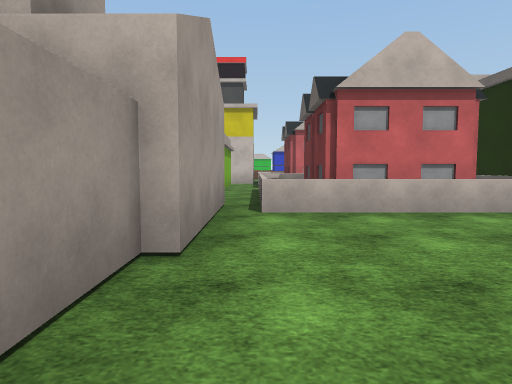
[1] (above)

24 first-person views from a walk through a 3-D level made in the Unity game engine. The camera is 1.2 m above the floor, tilts 4° down and sees 75° across. The floor is counted in squares, 2 m on a side. Each view is taken from the middle of a square. On the plan, view 1 faces up. The plan holds only what a view shows up to about 10 squares ahead; the rest is blank. The place goes on beyond the plan. The player is left out. Some surface patterns are stand-ins.

[2]
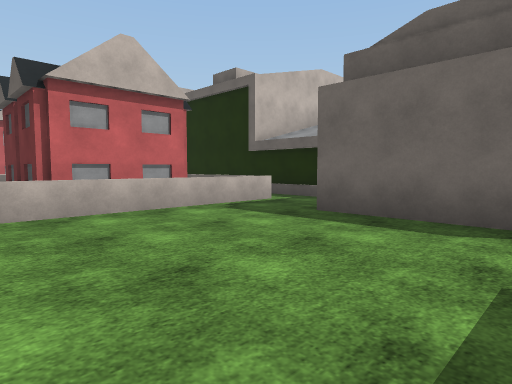

[3]
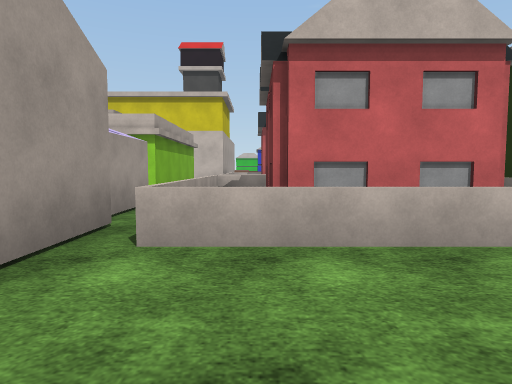

[4]
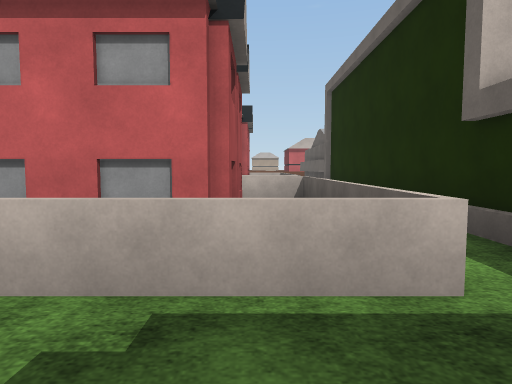

[5]
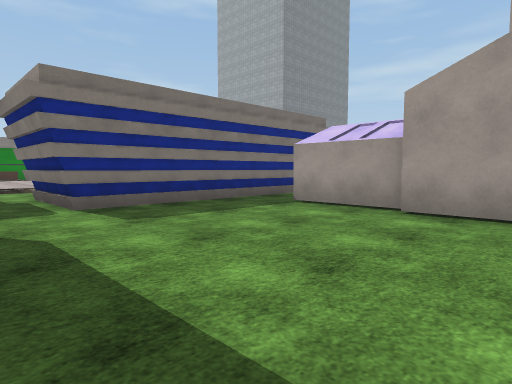

[6]
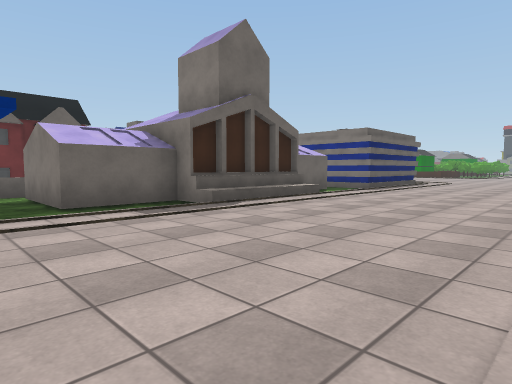

[7]
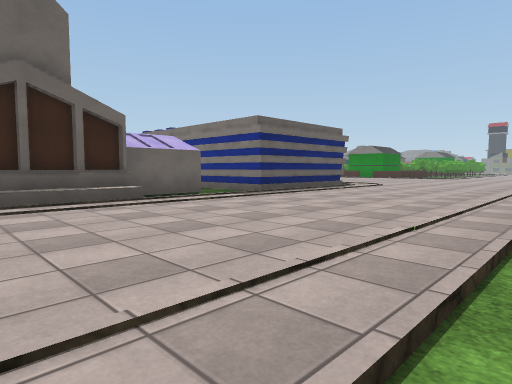

[8]
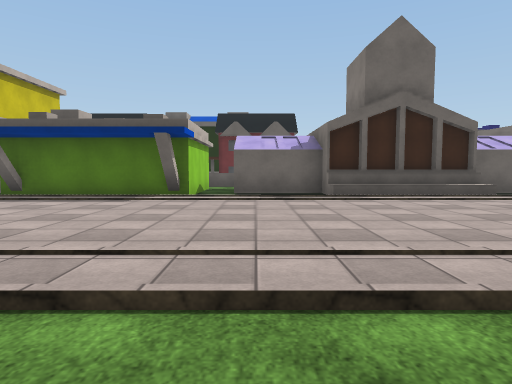

[9]
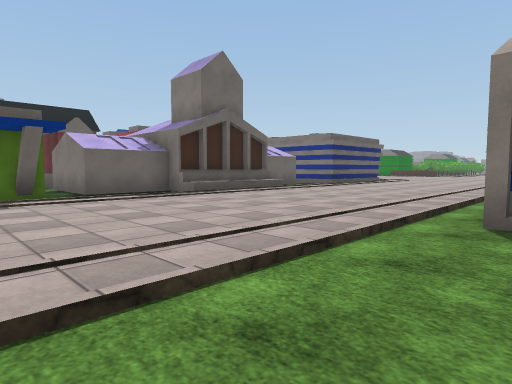

[10]
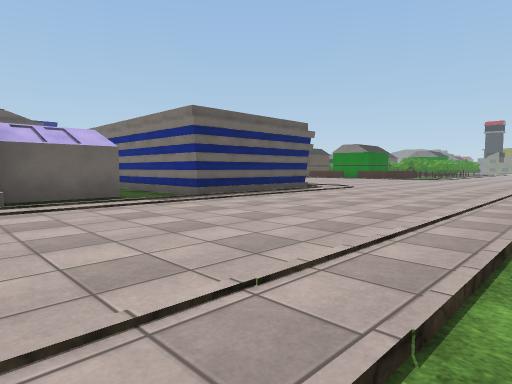

[11]
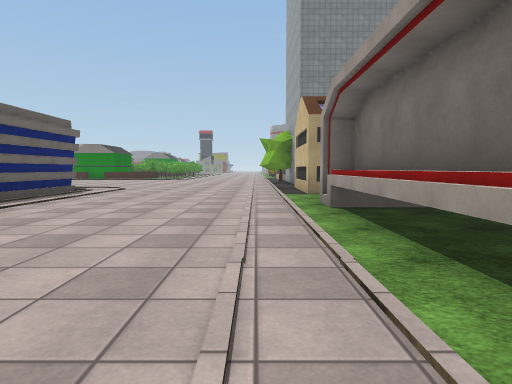

[12]
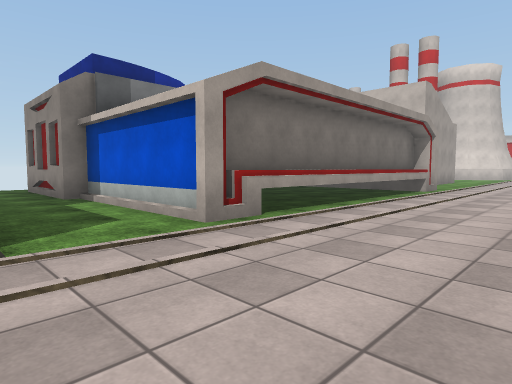

[13]
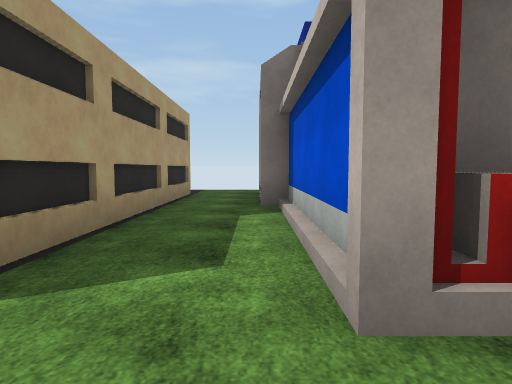

[14]
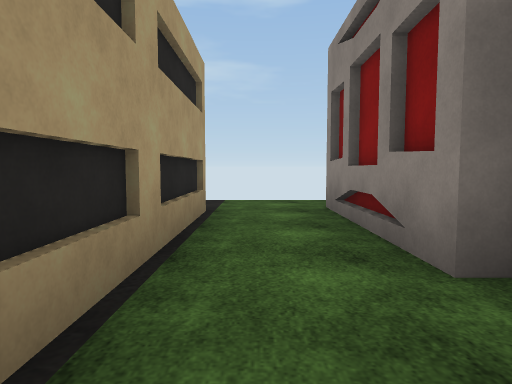

[15]
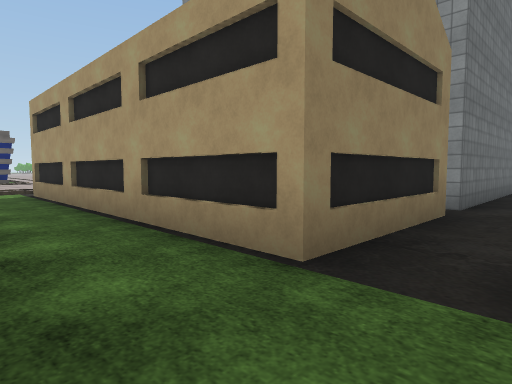

[16]
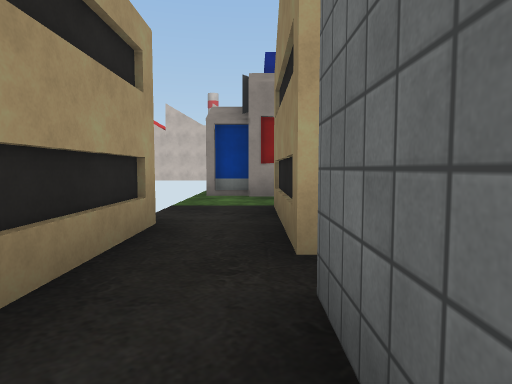

[17]
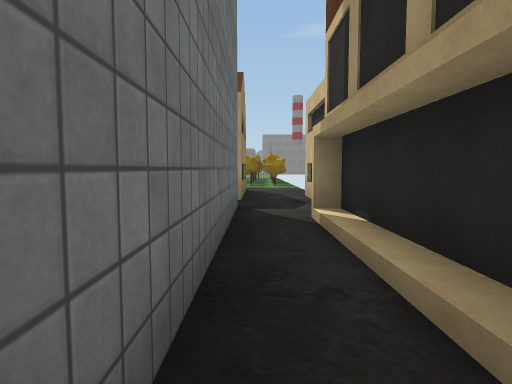

[18]
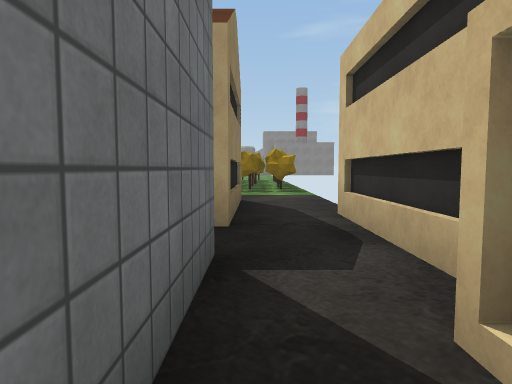

[19]
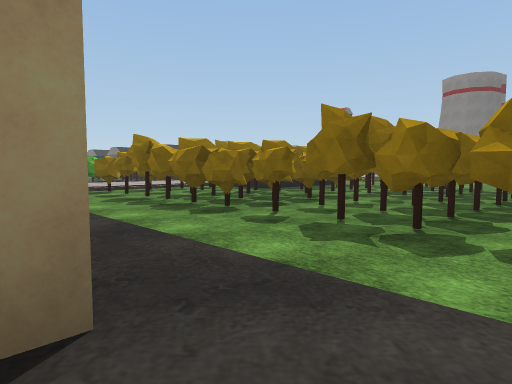

[20]
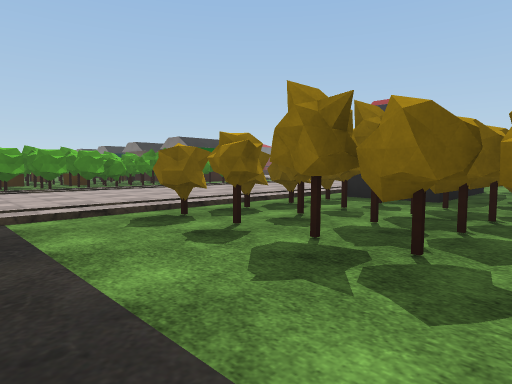

[21]
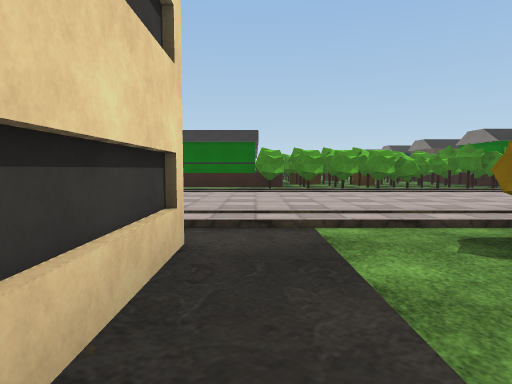

[22]
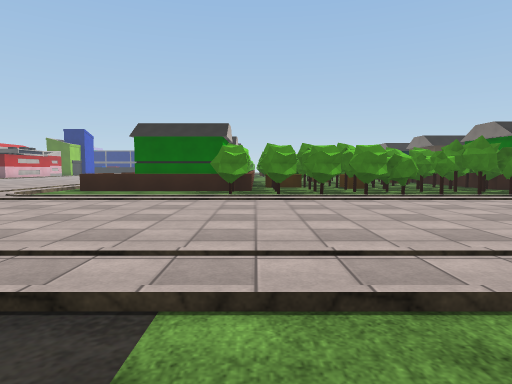

[23]
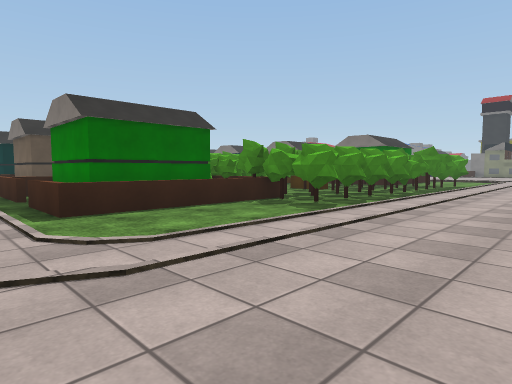

[24]
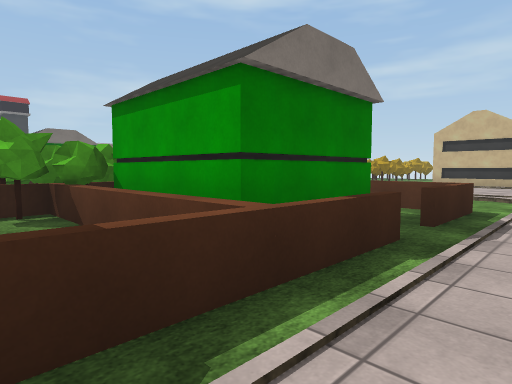

### Floor plan
Key: @ floor where view 1 was taken; # wall or solid block; x gap in a wall; . main floor; : floor 0.25 m higher than the main floor; / step, stairs or slope; ^ raised ledge; H house; O other object.
Columns run from 19 left of view 1 to 6 right of it. Each row starts with its distance up from view 1.
 10         .......#  #OO  OO#
  9         .......####HH  HH#
  8         ...........HH  HH#
  7         ........###HH  HH#
  6         #.......###HH##HH#
  5         #....../###HHHHHH#
  4         ^....../###......#
  3         ^....../###......
  2         ^.......###....#
  1         ^.......###....#
  0         ^.......###@...
 -1         #......#######.
 -2 x#  #####......#     #.
 -3 .####..........#     #.
 -4 ...............#     #.
 -5 ..#######......#     ..
 -6 ..#     #.....:.     //
 -7 #.#       ....
 -8 #.         ..
 -9 #.#
-10 #.#
-11 #.#
-12 #.#
-13 #.#              ..
-14 #.#         ...:::::::::
-15 #.          .../.HHH.HHH
-16 #.#        ......H###HH##
-17 ..#        ......H # HH#
-18 ..#    ##........H   HH
-19 ................### ###
-20 ................##
-21 ########.#......#
-22       ####......#
-23         ##......#
-24          #......#

Where each view was taken, in squares from view 1:
view 1: 0 up, 0 right, facing up
view 2: 0 up, 0 right, facing up-right
view 3: 2 up, 1 right, facing up
view 4: 3 up, 4 right, facing up
view 5: 4 up, 4 right, facing down-left
view 6: 9 up, 9 left, facing down-right
view 7: 5 up, 10 left, facing down-right
view 8: 7 up, 11 left, facing right
view 9: 10 up, 11 left, facing down-right
view 10: 3 up, 10 left, facing down-right
view 11: 4 up, 9 left, facing down
view 12: 5 down, 7 left, facing up-left
view 13: 3 down, 9 left, facing left
view 14: 4 down, 13 left, facing left
view 15: 3 down, 19 left, facing down-right
view 16: 10 down, 18 left, facing up
view 17: 9 down, 18 left, facing down
view 18: 12 down, 18 left, facing down
view 19: 18 down, 19 left, facing down-right
view 20: 19 down, 14 left, facing down-right
view 21: 19 down, 13 left, facing right
view 22: 20 down, 11 left, facing right
view 23: 14 down, 7 left, facing down-right
view 24: 14 down, 4 right, facing down-left
